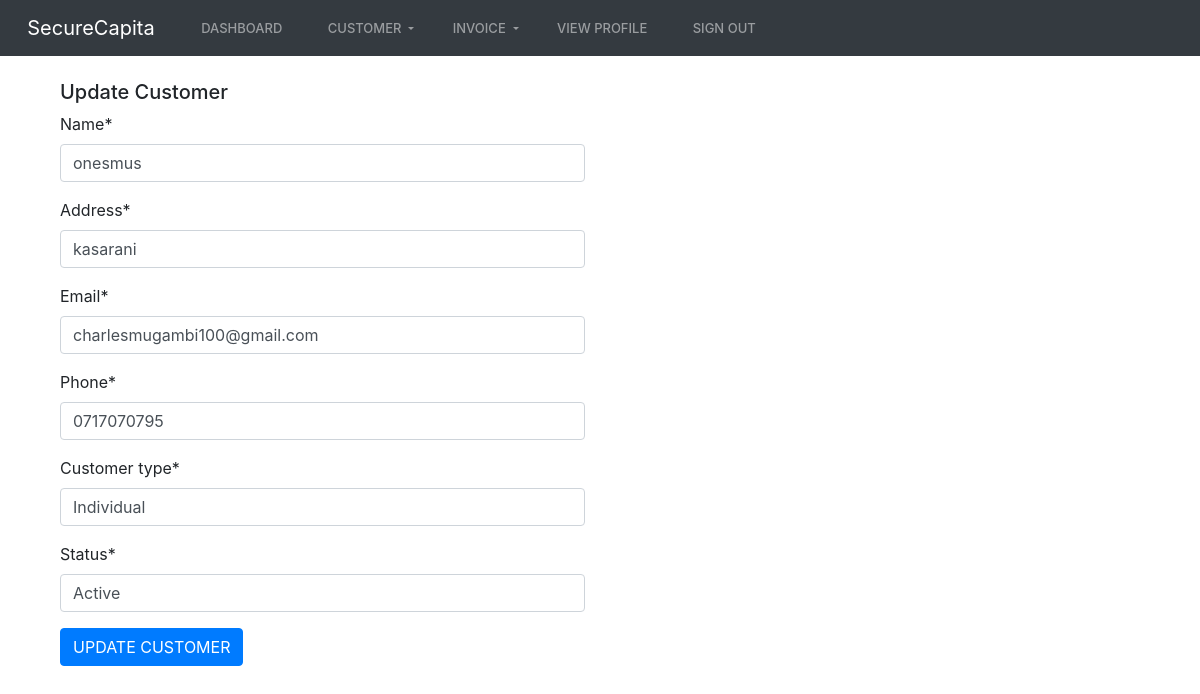
Screenshot of /invoice/update_customer/9/ (signed in) with the database file from the repository.
### invoice/models.py (models this page shows, shortened)
class Customer(models.Model):
    CUSTOMER_TYPE_CHOICES = (
        ('Individual', 'Individual'),
        ('Institution', 'Institution'),
    )
    CUSTOMER_STATUS_CHOICES = (
        ('Active', 'Active'),
        ('Inactive', 'Inactive'),
    )
    user = models.ForeignKey(User, on_delete=models.CASCADE)
    name = models.CharField(max_length=100)
    address = models.CharField(max_length=200)
    email = models.EmailField()
    phone = models.CharField(max_length=20)
    customer_type = models.CharField(max_length=20, choices=CUSTOMER_TYPE_CHOICES, default='Individual')
    status = models.CharField(max_length=20, choices=CUSTOMER_STATUS_CHOICES, default='Active')

### invoice/views.py (the view)
# urls.py: path('update_customer/<int:pk>/', views.update_customer, name='update_customer'),
@login_required(login_url=reverse_lazy('user:login'))
def update_customer(request, pk):
    customer= Customer.objects.get(id=pk)
    form = UpdateCustomerForm(instance=customer)
    if request.method == 'POST':
        form = UpdateCustomerForm(request.POST, instance=customer)
        if form.is_valid():
            form.save()
            return redirect('user:dashboard')
    context={'form':form}
    return render(request, 'invoice/update_customer.html', context=context)

### invoice/forms.py
class UpdateCustomerForm(forms.ModelForm):
    class Meta:
        model = Customer
        fields = ['name', 'address', 'email', 'phone', 'customer_type', 'status']

### invoice/templates/invoice/update_customer.html (shortened to what this page needs)
{% extends 'user/base.html' %}
{% load crispy_forms_tags %}
{% block content %}
    <div class="container">
        <div class="row">
            <div class="col-md-6">
                <h5>
                    Update Customer
                </h5>
                <form method="POST" autocomplete="off">
                    {{form|crispy }}
                    <button type="submit" class="btn btn-primary">Update Customer</button>
                </form>
            </div>
        </div>
    </div>
{% endblock %}

### rows the page displays
Customer: name "onesmus", address "kasarani", email "charlesmugambi100@gmail.com", phone "0717070795", customer_type "Individual", status "Active"
